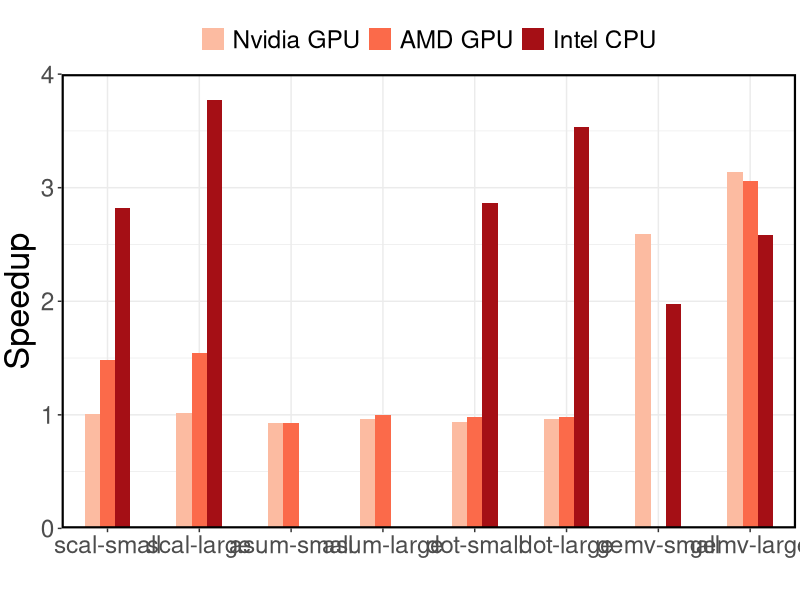
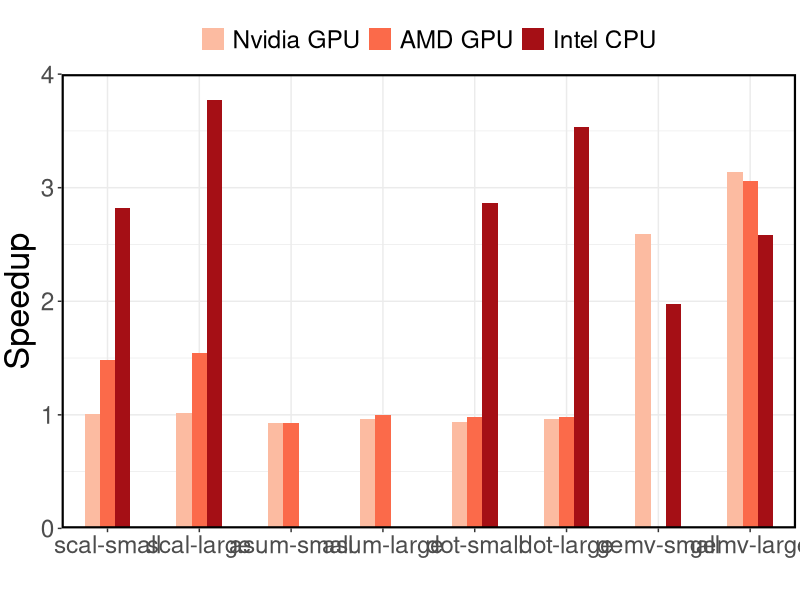

Recreate these plots in R, in order.
require('ggplot2')
require('grid')
require('reshape2')

strwr <- function(str) gsub("\\|", "\n", str)

data <- read.csv("clBlas.csv", sep=";", comment.char="#", header=TRUE, row.names=NULL)
data$Platform  <- factor(data$Platform, levels = c("Nvidia GPU", "AMD GPU", "Intel CPU"))
data$Benchmark <- factor(data$Benchmark, levels = c("scal-small", "scal-large", "asum-small", "asum-large", "dot-small", "dot-large", "gemv-small", "gemv-large"))

rownumbers <- as.integer(row.names(data))

# ====Default settins====
theme <- theme_bw() +
  theme(text = element_text(size = 22),
        axis.title = element_text(size = rel(1.125), vjust = 1),
        panel.border = element_rect(linetype = "solid", colour = "black", size = 1.5),
        plot.margin = unit(c(0.5,0.1,0.1,0.1), 'cm'),
        legend.position="top",
        legend.title = element_blank(),
        strip.background = element_rect(colour = "black", fill = "white", size = 1.5))

labs <- labs(x = "", y = "Speedup")

# create plot
plot <- ggplot(data, aes(x = Benchmark, y = value, fill=Platform)) +
  geom_bar(position="dodge", stat = "identity", width=.5) +
  scale_y_continuous(expand = c(0,0), limits = c(0,4)) +
  scale_x_discrete(labels= strwr(levels(data$Benchmark)), expand=c(0,0.5)) +
  scale_fill_manual(values=c("#fcbba1", "#fb6a4a", "#a50f15")) +
  theme + labs

# save plot to file
ggsave(file = "LA_vs_clBlas.pdf", width = 8, height = 6)

plot
